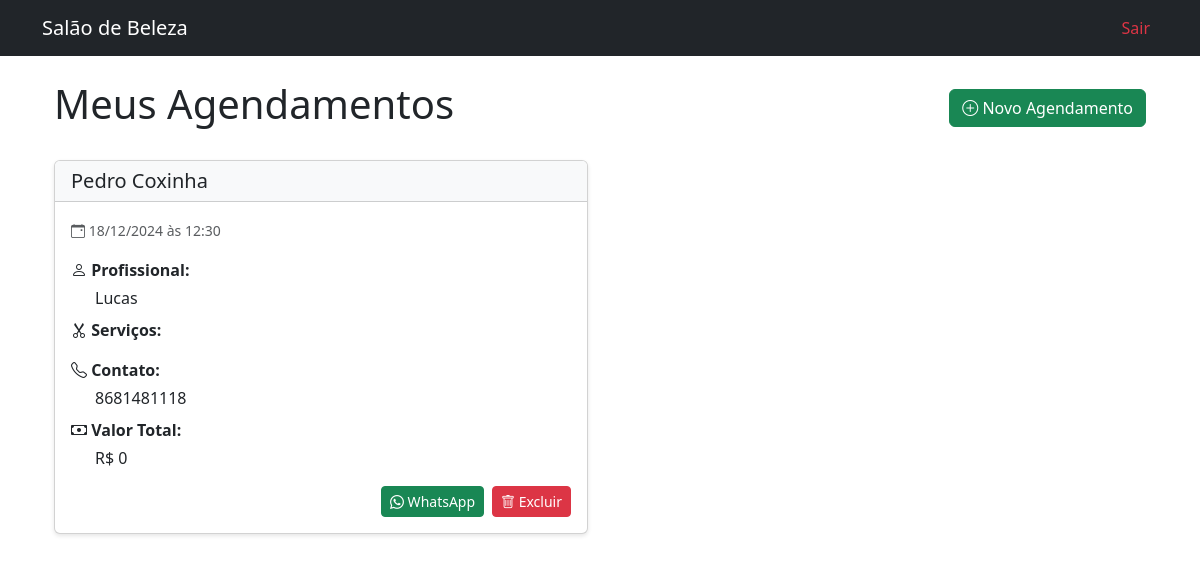
Page /agendamentos/agendamentos/ (signed in) on the earlier database version.
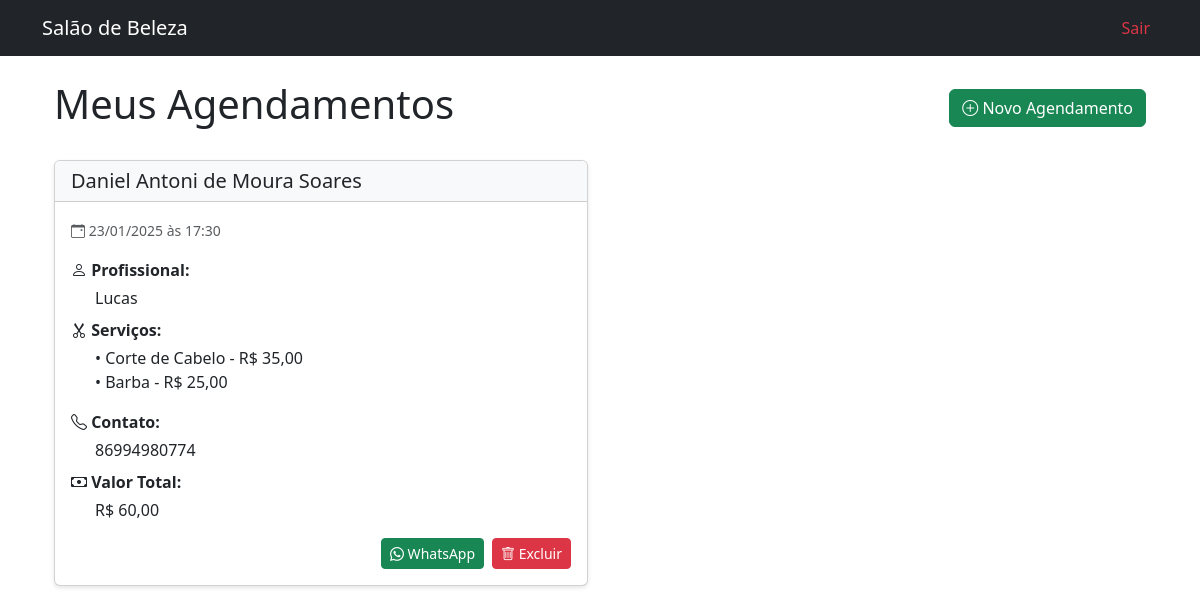
Same page on the later database version.
### agendamentos/models.py (models this page shows, shortened)
class Agendamento(models.Model):
    profissional = models.ForeignKey(Profissional, on_delete=models.CASCADE)
    servicos = models.ManyToManyField(Servico)
    data_hora = models.DateTimeField()
    nome_cliente = models.CharField(max_length=100)
    contato_cliente = models.CharField(max_length=15)
    criado_em = models.DateTimeField(auto_now_add=True)
    @property
    def preco_total(self):
        return sum(servico.preco for servico in self.servicos.all())

class Profissional(models.Model):
    usuario = models.OneToOneField(User, on_delete=models.CASCADE, null=True)
    nome = models.CharField(max_length=100)
    especialidade = models.CharField(max_length=50)

class Servico(models.Model):
    nome = models.CharField(max_length=50)
    duracao = models.DurationField(help_text="Duração do serviço (ex: 01:00 para 1 hora)")
    preco = models.DecimalField(max_digits=6, decimal_places=2)

### agendamentos/views.py (the view)
# urls.py: path('agendamentos/', views.lista_agendamentos, name='lista_agendamentos'),
@login_required(login_url='login')
def lista_agendamentos(request):
    if not hasattr(request.user, 'profissional'):
        messages.error(request, 'Acesso restrito a profissionais.')
        return redirect('home')
    agendamentos = Agendamento.objects.filter(
        profissional=request.user.profissional
    ).prefetch_related('servicos').select_related('profissional').order_by('data_hora')
    return render(request, 'agendamentos/lista.html', {'agendamentos': agendamentos})

### agendamentos/templates/agendamentos/lista.html (shortened to what this page needs)
{% extends 'agendamentos/base.html' %}
{% block content %}
<div class="container">
    <div class="d-flex justify-content-between align-items-center mb-4">
        <h1>Meus Agendamentos</h1>
        <a href="{% url 'novo_agendamento' %}" class="btn btn-success">
            <i class="bi bi-plus-circle"></i> Novo Agendamento
        </a>
    </div>
    {% if agendamentos %}
        <div class="row row-cols-1 row-cols-md-2 g-4">
            {% for agendamento in agendamentos %}
            <div class="col">
                <div class="card h-100">
                    <div class="card-header bg-light">
                        <h5 class="mb-0">{{ agendamento.nome_cliente }}</h5>
                    </div>
                    <div class="card-body">
                        <div class="mb-3">
                            <small class="text-muted">
                                <i class="bi bi-calendar-event"></i>
                                {{ agendamento.data_hora|date:"d/m/Y" }} às {{ agendamento.data_hora|date:"H:i" }}
                            </small>
                        </div>
                        <div class="mb-3">
                            <p class="mb-1"><i class="bi bi-person"></i> <strong>Profissional:</strong></p>
                            <p class="ms-4 mb-2">{{ agendamento.profissional.nome }}</p>
                            <p class="mb-1"><i class="bi bi-scissors"></i> <strong>Serviços:</strong></p>
                            <ul class="list-unstyled ms-4">
                            {% for servico in agendamento.servicos.all %}
                                <li>• {{ servico.nome }} - R$ {{ servico.preco }}</li>
                            {% endfor %}
                            </ul>
                            <p class="mb-1"><i class="bi bi-telephone"></i> <strong>Contato:</strong></p>
                            <p class="ms-4 mb-2">{{ agendamento.contato_cliente }}</p>
                            <p class="mb-1"><i class="bi bi-cash"></i> <strong>Valor Total:</strong></p>
                            <p class="ms-4 mb-0">R$ {{ agendamento.preco_total }}</p>
                        </div>
                        <div class="d-flex justify-content-end gap-2">
                            <a href="https://wa.me/55{{ agendamento.contato_cliente }}?text=Olá {{ agendamento.nome_cliente }}, seu agendamento está confirmado para: {{ agendamento.data_hora|date:'d/m/Y' }} às {{ agendamento.data_hora|date:'H:i' }}. Serviços: {% for servico in agendamento.servicos.all %}{{ servico.nome }}{% if not forloop.last %}, {% endif %}{% endfor %} com {{ agendamento.profissional.nome }}."
                               target="_blank"
                               class="btn btn-success btn-sm">
                                <i class="bi bi-whatsapp"></i> WhatsApp
                            </a>
                            <a href="{% url 'deletar_agendamento' agendamento.id %}"
                               class="btn btn-danger btn-sm"
                               onclick="return confirm('Tem certeza que deseja excluir este agendamento?');">
                                <i class="bi bi-trash"></i> Excluir
                            </a>
                        </div>
                    </div>
                </div>
            </div>
            {% endfor %}
        </div>
    {% else %}
        <div class="alert alert-info">
            <i class="bi bi-info-circle"></i> Nenhum agendamento encontrado.
        </div>
    {% endif %}
</div>
{% endblock %}

### agendamentos/templates/agendamentos/base.html (shortened to what this page needs)
<!DOCTYPE html>
<html lang="pt-br">
<head>
    <link href="https://cdn.jsdelivr.net/npm/bootstrap@5.3.0/dist/css/bootstrap.min.css" rel="stylesheet">
    <link rel="stylesheet" href="https://cdn.jsdelivr.net/npm/bootstrap-icons@1.10.5/font/bootstrap-icons.css">
</head>
<body>
    <nav class="navbar navbar-expand-lg navbar-dark bg-dark mb-4">
        <div class="container">
            <a class="navbar-brand" href="{% url 'home' %}">Salão de Beleza</a>
            <div class="collapse navbar-collapse" id="navbarNav">
                <ul class="navbar-nav ms-auto">
                    {% if user.is_authenticated %}
                        <li class="nav-item">
                            <a class="nav-link text-danger" href="{% url 'logout' %}">Sair</a>
                        </li>
                    {% else %}
                        <li class="nav-item">
                            <a class="nav-link" href="{% url 'login' %}">Área do Profissional</a>
                        </li>
                    {% endif %}
                </ul>
            </div>
        </div>
    </nav>
    <div class="container">
        {% block content %}
        {% endblock %}
    </div>
</body>
</html>

### agendamentos/templates/agendamentos/lista.html (style rules this page uses)
.card { transition: transform 0.2s; box-shadow: 0 2px 4px rgba(0,0,0,0.1); }

Differences in the rows shown:
removed Agendamento: nome_cliente "Pedro Coxinha", data_hora "18/12/2024", data_hora "12:30", profissional.nome "Lucas", contato_cliente "8681481118", preco_total "0"
added Agendamento: nome_cliente "Daniel Antoni de Moura Soares", data_hora "23/01/2025", data_hora "17:30", profissional.nome "Lucas", contato_cliente "86994980774", preco_total "60,00"
now on this page (row unchanged): Servico: nome "Corte de Cabelo", preco "35,00"
now on this page (row unchanged): Servico: nome "Barba", preco "25,00"
